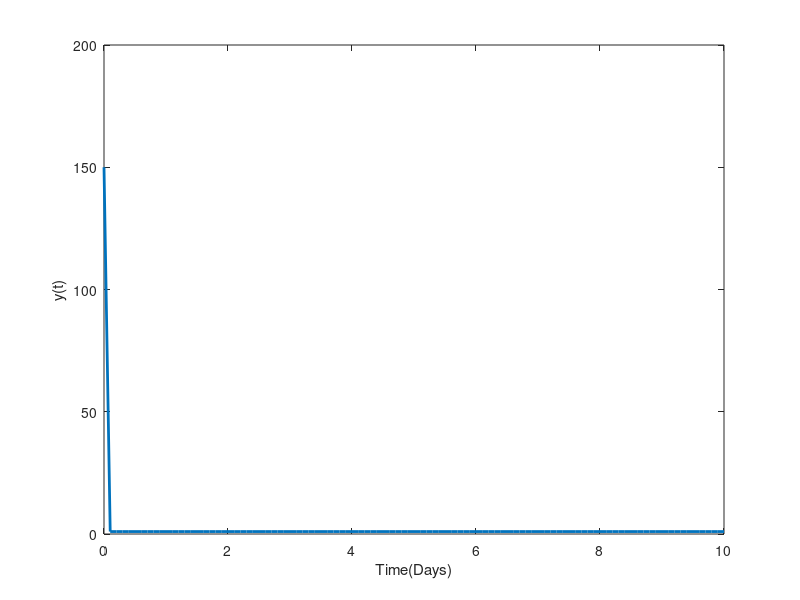

MATLAB code to generate this figure:
clear all; close all; clc;
%% parameters if any

%% Discretization
t_0 = 0;
t_end = 10;
n = 100;
h = (t_end-t_0)/n;
t = t_0:h:t_end;
y = ones(length(t), 1);
y(1) = 150;
%% Model Function
f = @(t, A) b-t*A(1);
%% Order of Equation
alpha = 0.1;
%% Scheme
for i = 2:length(1)-1
    t(i+1) = t(i) + h;
    y(i) = -y(i+1) - (1/(h*gamma(alpha)))*f(t(i), A(i))*( (2*h/alpha)*t(i+1)^alpha - (t(1+1)^(alpha+1))/(alpha+1) + (h/alpha)*t(i)^alpha - t(i)^(alpha+1)/alpha)...
        + (f(t(i-1), A(i-1))/h*gamma(alpha))*((h/alpha)*t(i+1)^alpha - ((t(i+1)^(alpha+1))/(alpha+1)) + (t(i)^alpha)/(alpha+1)) ;
end
%% Grahpics
figure(1)
plot(t, y, '-', 'linewidth', 2 ); 
hold on
xlabel('Time(Days)')
ylabel('y(t)')
